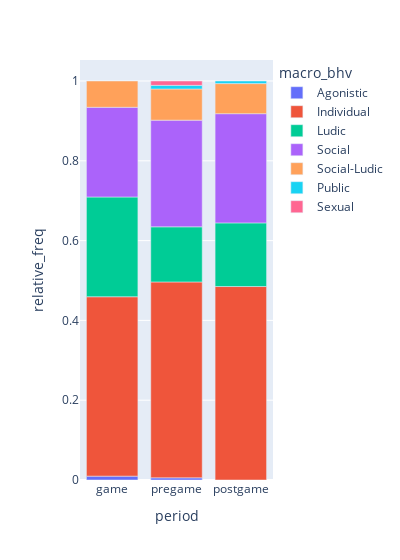

Source (notebook cell):
### Markdown cell above
Diagrama de barras con frecuencias relativas para cada mono

### Code cell
px.bar(aaa, x='period', y='relative_freq', color='macro_bhv', width=400)

### Figure 1 — Plotly figure (JSON) as saved in the notebook; plotly's stock layout.template omitted (floating-point values rounded to 4 significant figures)
{"data": [{"alignmentgroup": "True", "hovertemplate": "macro_bhv=Agonistic<br>period=%{x}<br>relative_freq=%{y}<extra></extra>", "legendgroup": "Agonistic", "marker": {"color": "#636efa", "pattern": {"shape": ""}}, "name": "Agonistic", "offsetgroup": "Agonistic", "orientation": "v", "showlegend": true, "textposition": "auto", "type": "bar", "x": ["game", "pregame"], "xaxis": "x", "y": [0.00969, 0.005455], "yaxis": "y"}, {"alignmentgroup": "True", "hovertemplate": "macro_bhv=Individual<br>period=%{x}<br>relative_freq=%{y}<extra></extra>", "legendgroup": "Individual", "marker": {"color": "#EF553B", "pattern": {"shape": ""}}, "name": "Individual", "offsetgroup": "Individual", "orientation": "v", "showlegend": true, "textposition": "auto", "type": "bar", "x": ["game", "postgame", "pregame"], "xaxis": "x", "y": [0.4496, 0.4849, 0.4909], "yaxis": "y"}, {"alignmentgroup": "True", "hovertemplate": "macro_bhv=Ludic<br>period=%{x}<br>relative_freq=%{y}<extra></extra>", "legendgroup": "Ludic", "marker": {"color": "#00cc96", "pattern": {"shape": ""}}, "name": "Ludic", "offsetgroup": "Ludic", "orientation": "v", "showlegend": true, "textposition": "auto", "type": "bar", "x": ["game", "postgame", "pregame"], "xaxis": "x", "y": [0.25, 0.1595, 0.1382], "yaxis": "y"}, {"alignmentgroup": "True", "hovertemplate": "macro_bhv=Social<br>period=%{x}<br>relative_freq=%{y}<extra></extra>", "legendgroup": "Social", "marker": {"color": "#ab63fa", "pattern": {"shape": ""}}, "name": "Social", "offsetgroup": "Social", "orientation": "v", "showlegend": true, "textposition": "auto", "type": "bar", "x": ["game", "postgame", "pregame"], "xaxis": "x", "y": [0.2248, 0.2737, 0.2673], "yaxis": "y"}, {"alignmentgroup": "True", "hovertemplate": "macro_bhv=Social-Ludic<br>period=%{x}<br>relative_freq=%{y}<extra></extra>", "legendgroup": "Social-Ludic", "marker": {"color": "#FFA15A", "pattern": {"shape": ""}}, "name": "Social-Ludic", "offsetgroup": "Social-Ludic", "orientation": "v", "showlegend": true, "textposition": "auto", "type": "bar", "x": ["game", "postgame", "pregame"], "xaxis": "x", "y": [0.06589, 0.07543, 0.07818], "yaxis": "y"}, {"alignmentgroup": "True", "hovertemplate": "macro_bhv=Public<br>period=%{x}<br>relative_freq=%{y}<extra></extra>", "legendgroup": "Public", "marker": {"color": "#19d3f3", "pattern": {"shape": ""}}, "name": "Public", "offsetgroup": "Public", "orientation": "v", "showlegend": true, "textposition": "auto", "type": "bar", "x": ["postgame", "pregame"], "xaxis": "x", "y": [0.006466, 0.009091], "yaxis": "y"}, {"alignmentgroup": "True", "hovertemplate": "macro_bhv=Sexual<br>period=%{x}<br>relative_freq=%{y}<extra></extra>", "legendgroup": "Sexual", "marker": {"color": "#FF6692", "pattern": {"shape": ""}}, "name": "Sexual", "offsetgroup": "Sexual", "orientation": "v", "showlegend": true, "textposition": "auto", "type": "bar", "x": ["pregame"], "xaxis": "x", "y": [0.01091], "yaxis": "y"}], "layout": {"barmode": "relative", "legend": {"title": {"text": "macro_bhv"}, "tracegroupgap": 0}, "margin": {"t": 60}, "width": 400, "xaxis": {"anchor": "y", "domain": [0, 1], "title": {"text": "period"}}, "yaxis": {"anchor": "x", "domain": [0, 1], "title": {"text": "relative_freq"}}}}
